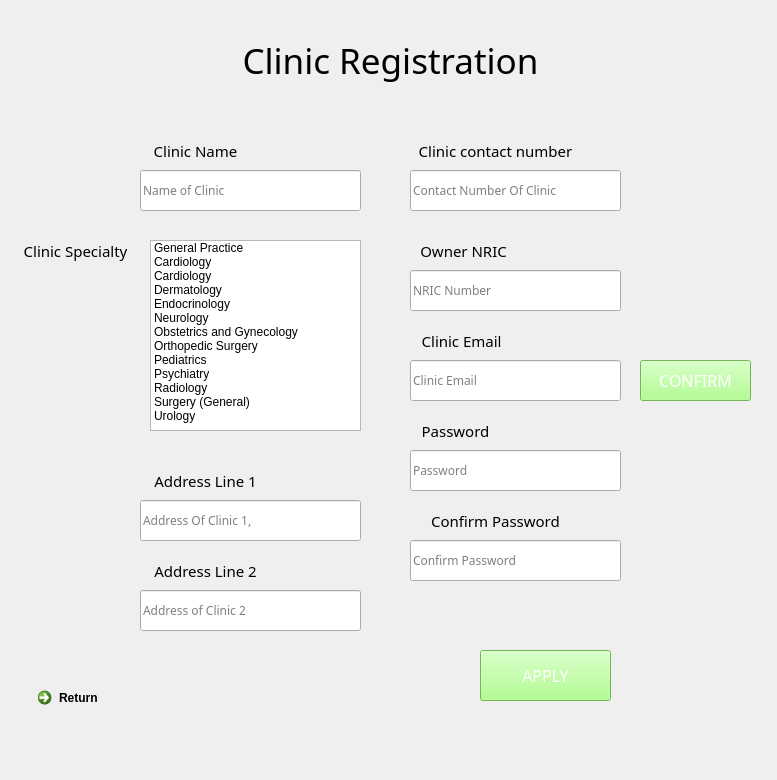
<?xml version="1.0" encoding="UTF-8"?>
<ui version="4.0">
 <class>RegisterPage</class>
 <widget class="QWidget" name="RegisterPage">
  <property name="geometry">
   <rect>
    <x>0</x>
    <y>0</y>
    <width>777</width>
    <height>780</height>
   </rect>
  </property>
  <property name="windowTitle">
   <string>Call A Doctor - Sign up page</string>
  </property>
  <widget class="QLineEdit" name="ClinicNameInput">
   <property name="geometry">
    <rect>
     <x>140</x>
     <y>170</y>
     <width>221</width>
     <height>41</height>
    </rect>
   </property>
   <property name="font">
    <font>
     <family>Bahnschrift Light</family>
    </font>
   </property>
   <property name="toolTip">
    <string>&lt;html&gt;&lt;head/&gt;&lt;body&gt;&lt;p&gt;Username&lt;/p&gt;&lt;p&gt;&lt;br/&gt;&lt;/p&gt;&lt;/body&gt;&lt;/html&gt;</string>
   </property>
   <property name="styleSheet">
    <string notr="true">Username</string>
   </property>
   <property name="text">
    <string/>
   </property>
   <property name="placeholderText">
    <string>Name of Clinic</string>
   </property>
  </widget>
  <widget class="QLabel" name="Welcome_label_2">
   <property name="enabled">
    <bool>true</bool>
   </property>
   <property name="geometry">
    <rect>
     <x>210</x>
     <y>30</y>
     <width>361</width>
     <height>61</height>
    </rect>
   </property>
   <property name="sizePolicy">
    <sizepolicy hsizetype="Preferred" vsizetype="Preferred">
     <horstretch>0</horstretch>
     <verstretch>0</verstretch>
    </sizepolicy>
   </property>
   <property name="font">
    <font>
     <family>Yu Gothic UI Semibold</family>
     <pointsize>26</pointsize>
     <weight>7</weight>
     <italic>false</italic>
     <bold>false</bold>
    </font>
   </property>
   <property name="layoutDirection">
    <enum>Qt::LeftToRight</enum>
   </property>
   <property name="autoFillBackground">
    <bool>false</bool>
   </property>
   <property name="styleSheet">
    <string notr="true">
font: 63 26pt &quot;Yu Gothic UI Semibold&quot;;</string>
   </property>
   <property name="text">
    <string>Clinic Registration</string>
   </property>
   <property name="alignment">
    <set>Qt::AlignCenter</set>
   </property>
  </widget>
  <widget class="QLabel" name="Welcome_label_3">
   <property name="enabled">
    <bool>true</bool>
   </property>
   <property name="geometry">
    <rect>
     <x>70</x>
     <y>130</y>
     <width>251</width>
     <height>41</height>
    </rect>
   </property>
   <property name="sizePolicy">
    <sizepolicy hsizetype="Preferred" vsizetype="Preferred">
     <horstretch>0</horstretch>
     <verstretch>0</verstretch>
    </sizepolicy>
   </property>
   <property name="minimumSize">
    <size>
     <width>251</width>
     <height>41</height>
    </size>
   </property>
   <property name="font">
    <font>
     <family>Yu Gothic UI Semibold</family>
     <pointsize>11</pointsize>
     <weight>7</weight>
     <italic>false</italic>
     <bold>false</bold>
    </font>
   </property>
   <property name="toolTip">
    <string>&lt;html&gt;&lt;head/&gt;&lt;body&gt;&lt;p&gt;&lt;span style=&quot; font-size:10pt; font-weight:600;&quot;&gt;First name&lt;/span&gt;&lt;/p&gt;&lt;/body&gt;&lt;/html&gt;</string>
   </property>
   <property name="layoutDirection">
    <enum>Qt::LeftToRight</enum>
   </property>
   <property name="autoFillBackground">
    <bool>false</bool>
   </property>
   <property name="styleSheet">
    <string notr="true">
font: 63 11pt &quot;Yu Gothic UI Semibold&quot;;</string>
   </property>
   <property name="text">
    <string>Clinic Name</string>
   </property>
   <property name="alignment">
    <set>Qt::AlignCenter</set>
   </property>
  </widget>
  <widget class="QLineEdit" name="Owner_NRIC">
   <property name="geometry">
    <rect>
     <x>410</x>
     <y>270</y>
     <width>211</width>
     <height>41</height>
    </rect>
   </property>
   <property name="font">
    <font>
     <family>Bahnschrift Light</family>
    </font>
   </property>
   <property name="toolTip">
    <string>&lt;html&gt;&lt;head/&gt;&lt;body&gt;&lt;p&gt;Username&lt;/p&gt;&lt;p&gt;&lt;br/&gt;&lt;/p&gt;&lt;/body&gt;&lt;/html&gt;</string>
   </property>
   <property name="styleSheet">
    <string notr="true">Username</string>
   </property>
   <property name="text">
    <string/>
   </property>
   <property name="placeholderText">
    <string>NRIC Number</string>
   </property>
  </widget>
  <widget class="QLabel" name="Welcome_label_6">
   <property name="enabled">
    <bool>true</bool>
   </property>
   <property name="geometry">
    <rect>
     <x>340</x>
     <y>230</y>
     <width>251</width>
     <height>41</height>
    </rect>
   </property>
   <property name="sizePolicy">
    <sizepolicy hsizetype="Preferred" vsizetype="Preferred">
     <horstretch>0</horstretch>
     <verstretch>0</verstretch>
    </sizepolicy>
   </property>
   <property name="minimumSize">
    <size>
     <width>251</width>
     <height>41</height>
    </size>
   </property>
   <property name="font">
    <font>
     <family>Yu Gothic UI Semibold</family>
     <pointsize>11</pointsize>
     <weight>7</weight>
     <italic>false</italic>
     <bold>false</bold>
    </font>
   </property>
   <property name="toolTip">
    <string>&lt;html&gt;&lt;head/&gt;&lt;body&gt;&lt;p&gt;&lt;span style=&quot; font-size:10pt; font-weight:600;&quot;&gt;First name&lt;/span&gt;&lt;/p&gt;&lt;/body&gt;&lt;/html&gt;</string>
   </property>
   <property name="layoutDirection">
    <enum>Qt::LeftToRight</enum>
   </property>
   <property name="autoFillBackground">
    <bool>false</bool>
   </property>
   <property name="styleSheet">
    <string notr="true">
font: 63 11pt &quot;Yu Gothic UI Semibold&quot;;</string>
   </property>
   <property name="text">
    <string>Owner NRIC </string>
   </property>
   <property name="alignment">
    <set>Qt::AlignCenter</set>
   </property>
  </widget>
  <widget class="QLineEdit" name="addressLine1Input">
   <property name="geometry">
    <rect>
     <x>140</x>
     <y>500</y>
     <width>221</width>
     <height>41</height>
    </rect>
   </property>
   <property name="font">
    <font>
     <family>Bahnschrift Light</family>
    </font>
   </property>
   <property name="toolTip">
    <string>&lt;html&gt;&lt;head/&gt;&lt;body&gt;&lt;p&gt;Username&lt;/p&gt;&lt;p&gt;&lt;br/&gt;&lt;/p&gt;&lt;/body&gt;&lt;/html&gt;</string>
   </property>
   <property name="styleSheet">
    <string notr="true">Username</string>
   </property>
   <property name="text">
    <string/>
   </property>
   <property name="placeholderText">
    <string>Address Of Clinic 1,</string>
   </property>
  </widget>
  <widget class="QLabel" name="Welcome_label_8">
   <property name="enabled">
    <bool>true</bool>
   </property>
   <property name="geometry">
    <rect>
     <x>80</x>
     <y>460</y>
     <width>251</width>
     <height>41</height>
    </rect>
   </property>
   <property name="sizePolicy">
    <sizepolicy hsizetype="Preferred" vsizetype="Preferred">
     <horstretch>0</horstretch>
     <verstretch>0</verstretch>
    </sizepolicy>
   </property>
   <property name="minimumSize">
    <size>
     <width>251</width>
     <height>41</height>
    </size>
   </property>
   <property name="font">
    <font>
     <family>Yu Gothic UI Semibold</family>
     <pointsize>11</pointsize>
     <weight>7</weight>
     <italic>false</italic>
     <bold>false</bold>
    </font>
   </property>
   <property name="toolTip">
    <string>&lt;html&gt;&lt;head/&gt;&lt;body&gt;&lt;p&gt;&lt;span style=&quot; font-size:10pt; font-weight:600;&quot;&gt;First name&lt;/span&gt;&lt;/p&gt;&lt;/body&gt;&lt;/html&gt;</string>
   </property>
   <property name="layoutDirection">
    <enum>Qt::LeftToRight</enum>
   </property>
   <property name="autoFillBackground">
    <bool>false</bool>
   </property>
   <property name="styleSheet">
    <string notr="true">
font: 63 11pt &quot;Yu Gothic UI Semibold&quot;;</string>
   </property>
   <property name="text">
    <string>Address Line 1</string>
   </property>
   <property name="alignment">
    <set>Qt::AlignCenter</set>
   </property>
  </widget>
  <widget class="QLabel" name="Welcome_label_9">
   <property name="enabled">
    <bool>true</bool>
   </property>
   <property name="geometry">
    <rect>
     <x>80</x>
     <y>550</y>
     <width>251</width>
     <height>41</height>
    </rect>
   </property>
   <property name="sizePolicy">
    <sizepolicy hsizetype="Preferred" vsizetype="Preferred">
     <horstretch>0</horstretch>
     <verstretch>0</verstretch>
    </sizepolicy>
   </property>
   <property name="minimumSize">
    <size>
     <width>251</width>
     <height>41</height>
    </size>
   </property>
   <property name="font">
    <font>
     <family>Yu Gothic UI Semibold</family>
     <pointsize>11</pointsize>
     <weight>7</weight>
     <italic>false</italic>
     <bold>false</bold>
    </font>
   </property>
   <property name="toolTip">
    <string>&lt;html&gt;&lt;head/&gt;&lt;body&gt;&lt;p&gt;&lt;span style=&quot; font-size:10pt; font-weight:600;&quot;&gt;First name&lt;/span&gt;&lt;/p&gt;&lt;/body&gt;&lt;/html&gt;</string>
   </property>
   <property name="layoutDirection">
    <enum>Qt::LeftToRight</enum>
   </property>
   <property name="autoFillBackground">
    <bool>false</bool>
   </property>
   <property name="styleSheet">
    <string notr="true">
font: 63 11pt &quot;Yu Gothic UI Semibold&quot;;</string>
   </property>
   <property name="text">
    <string>Address Line 2</string>
   </property>
   <property name="alignment">
    <set>Qt::AlignCenter</set>
   </property>
  </widget>
  <widget class="QLineEdit" name="addressLine2Input">
   <property name="geometry">
    <rect>
     <x>140</x>
     <y>590</y>
     <width>221</width>
     <height>41</height>
    </rect>
   </property>
   <property name="font">
    <font>
     <family>Bahnschrift Light</family>
    </font>
   </property>
   <property name="toolTip">
    <string>&lt;html&gt;&lt;head/&gt;&lt;body&gt;&lt;p&gt;Username&lt;/p&gt;&lt;p&gt;&lt;br/&gt;&lt;/p&gt;&lt;/body&gt;&lt;/html&gt;</string>
   </property>
   <property name="styleSheet">
    <string notr="true">Username</string>
   </property>
   <property name="text">
    <string/>
   </property>
   <property name="placeholderText">
    <string>Address of Clinic 2</string>
   </property>
  </widget>
  <widget class="QPushButton" name="SendApplication">
   <property name="geometry">
    <rect>
     <x>480</x>
     <y>650</y>
     <width>131</width>
     <height>51</height>
    </rect>
   </property>
   <property name="font">
    <font>
     <family>Bahnschrift SemiLight SemiConde</family>
     <pointsize>12</pointsize>
    </font>
   </property>
   <property name="autoFillBackground">
    <bool>false</bool>
   </property>
   <property name="styleSheet">
    <string notr="true">background-color: #9dff73;
color: #FFFFFF;
</string>
   </property>
   <property name="text">
    <string>APPLY</string>
   </property>
   <property name="autoDefault">
    <bool>false</bool>
   </property>
  </widget>
  <widget class="QCommandLinkButton" name="commandLinkButton">
   <property name="geometry">
    <rect>
     <x>30</x>
     <y>680</y>
     <width>185</width>
     <height>41</height>
    </rect>
   </property>
   <property name="text">
    <string>Return</string>
   </property>
  </widget>
  <widget class="QLabel" name="Welcome_label_4">
   <property name="enabled">
    <bool>true</bool>
   </property>
   <property name="geometry">
    <rect>
     <x>370</x>
     <y>130</y>
     <width>251</width>
     <height>41</height>
    </rect>
   </property>
   <property name="sizePolicy">
    <sizepolicy hsizetype="Preferred" vsizetype="Preferred">
     <horstretch>0</horstretch>
     <verstretch>0</verstretch>
    </sizepolicy>
   </property>
   <property name="minimumSize">
    <size>
     <width>251</width>
     <height>41</height>
    </size>
   </property>
   <property name="font">
    <font>
     <family>Yu Gothic UI Semibold</family>
     <pointsize>11</pointsize>
     <weight>7</weight>
     <italic>false</italic>
     <bold>false</bold>
    </font>
   </property>
   <property name="toolTip">
    <string>&lt;html&gt;&lt;head/&gt;&lt;body&gt;&lt;p&gt;&lt;span style=&quot; font-size:10pt; font-weight:600;&quot;&gt;First name&lt;/span&gt;&lt;/p&gt;&lt;/body&gt;&lt;/html&gt;</string>
   </property>
   <property name="layoutDirection">
    <enum>Qt::LeftToRight</enum>
   </property>
   <property name="autoFillBackground">
    <bool>false</bool>
   </property>
   <property name="styleSheet">
    <string notr="true">
font: 63 11pt &quot;Yu Gothic UI Semibold&quot;;</string>
   </property>
   <property name="text">
    <string>Clinic contact number</string>
   </property>
   <property name="alignment">
    <set>Qt::AlignCenter</set>
   </property>
  </widget>
  <widget class="QLineEdit" name="ContactNumberInput">
   <property name="geometry">
    <rect>
     <x>410</x>
     <y>170</y>
     <width>211</width>
     <height>41</height>
    </rect>
   </property>
   <property name="font">
    <font>
     <family>Bahnschrift Light</family>
    </font>
   </property>
   <property name="toolTip">
    <string>&lt;html&gt;&lt;head/&gt;&lt;body&gt;&lt;p&gt;Username&lt;/p&gt;&lt;p&gt;&lt;br/&gt;&lt;/p&gt;&lt;/body&gt;&lt;/html&gt;</string>
   </property>
   <property name="styleSheet">
    <string notr="true">Username</string>
   </property>
   <property name="text">
    <string/>
   </property>
   <property name="placeholderText">
    <string>Contact Number Of Clinic</string>
   </property>
  </widget>
  <widget class="QLabel" name="Welcome_label_5">
   <property name="enabled">
    <bool>true</bool>
   </property>
   <property name="geometry">
    <rect>
     <x>340</x>
     <y>320</y>
     <width>251</width>
     <height>41</height>
    </rect>
   </property>
   <property name="sizePolicy">
    <sizepolicy hsizetype="Preferred" vsizetype="Preferred">
     <horstretch>0</horstretch>
     <verstretch>0</verstretch>
    </sizepolicy>
   </property>
   <property name="minimumSize">
    <size>
     <width>251</width>
     <height>41</height>
    </size>
   </property>
   <property name="font">
    <font>
     <family>Yu Gothic UI Semibold</family>
     <pointsize>11</pointsize>
     <weight>7</weight>
     <italic>false</italic>
     <bold>false</bold>
    </font>
   </property>
   <property name="toolTip">
    <string>&lt;html&gt;&lt;head/&gt;&lt;body&gt;&lt;p&gt;&lt;span style=&quot; font-size:10pt; font-weight:600;&quot;&gt;First name&lt;/span&gt;&lt;/p&gt;&lt;/body&gt;&lt;/html&gt;</string>
   </property>
   <property name="layoutDirection">
    <enum>Qt::LeftToRight</enum>
   </property>
   <property name="autoFillBackground">
    <bool>false</bool>
   </property>
   <property name="styleSheet">
    <string notr="true">
font: 63 11pt &quot;Yu Gothic UI Semibold&quot;;</string>
   </property>
   <property name="text">
    <string>Clinic Email  </string>
   </property>
   <property name="alignment">
    <set>Qt::AlignCenter</set>
   </property>
  </widget>
  <widget class="QLineEdit" name="ClinicEmailInput">
   <property name="geometry">
    <rect>
     <x>410</x>
     <y>360</y>
     <width>211</width>
     <height>41</height>
    </rect>
   </property>
   <property name="font">
    <font>
     <family>Bahnschrift Light</family>
    </font>
   </property>
   <property name="toolTip">
    <string>&lt;html&gt;&lt;head/&gt;&lt;body&gt;&lt;p&gt;Username&lt;/p&gt;&lt;p&gt;&lt;br/&gt;&lt;/p&gt;&lt;/body&gt;&lt;/html&gt;</string>
   </property>
   <property name="styleSheet">
    <string notr="true">Username</string>
   </property>
   <property name="text">
    <string/>
   </property>
   <property name="placeholderText">
    <string>Clinic Email</string>
   </property>
  </widget>
  <widget class="QLineEdit" name="PasswordInput">
   <property name="geometry">
    <rect>
     <x>410</x>
     <y>450</y>
     <width>211</width>
     <height>41</height>
    </rect>
   </property>
   <property name="font">
    <font>
     <family>Bahnschrift Light</family>
    </font>
   </property>
   <property name="toolTip">
    <string>&lt;html&gt;&lt;head/&gt;&lt;body&gt;&lt;p&gt;Username&lt;/p&gt;&lt;p&gt;&lt;br/&gt;&lt;/p&gt;&lt;/body&gt;&lt;/html&gt;</string>
   </property>
   <property name="styleSheet">
    <string notr="true">Username</string>
   </property>
   <property name="text">
    <string/>
   </property>
   <property name="placeholderText">
    <string>Password</string>
   </property>
  </widget>
  <widget class="QLabel" name="Welcome_label_10">
   <property name="enabled">
    <bool>true</bool>
   </property>
   <property name="geometry">
    <rect>
     <x>330</x>
     <y>410</y>
     <width>251</width>
     <height>41</height>
    </rect>
   </property>
   <property name="sizePolicy">
    <sizepolicy hsizetype="Preferred" vsizetype="Preferred">
     <horstretch>0</horstretch>
     <verstretch>0</verstretch>
    </sizepolicy>
   </property>
   <property name="minimumSize">
    <size>
     <width>251</width>
     <height>41</height>
    </size>
   </property>
   <property name="font">
    <font>
     <family>Yu Gothic UI Semibold</family>
     <pointsize>11</pointsize>
     <weight>7</weight>
     <italic>false</italic>
     <bold>false</bold>
    </font>
   </property>
   <property name="toolTip">
    <string>&lt;html&gt;&lt;head/&gt;&lt;body&gt;&lt;p&gt;&lt;span style=&quot; font-size:10pt; font-weight:600;&quot;&gt;First name&lt;/span&gt;&lt;/p&gt;&lt;/body&gt;&lt;/html&gt;</string>
   </property>
   <property name="layoutDirection">
    <enum>Qt::LeftToRight</enum>
   </property>
   <property name="autoFillBackground">
    <bool>false</bool>
   </property>
   <property name="styleSheet">
    <string notr="true">
font: 63 11pt &quot;Yu Gothic UI Semibold&quot;;</string>
   </property>
   <property name="text">
    <string>Password</string>
   </property>
   <property name="alignment">
    <set>Qt::AlignCenter</set>
   </property>
  </widget>
  <widget class="QLineEdit" name="PasswordInput2">
   <property name="geometry">
    <rect>
     <x>410</x>
     <y>540</y>
     <width>211</width>
     <height>41</height>
    </rect>
   </property>
   <property name="font">
    <font>
     <family>Bahnschrift Light</family>
    </font>
   </property>
   <property name="toolTip">
    <string>&lt;html&gt;&lt;head/&gt;&lt;body&gt;&lt;p&gt;Username&lt;/p&gt;&lt;p&gt;&lt;br/&gt;&lt;/p&gt;&lt;/body&gt;&lt;/html&gt;</string>
   </property>
   <property name="styleSheet">
    <string notr="true">Username</string>
   </property>
   <property name="text">
    <string/>
   </property>
   <property name="placeholderText">
    <string>Confirm Password</string>
   </property>
  </widget>
  <widget class="QLabel" name="Welcome_label_16">
   <property name="enabled">
    <bool>true</bool>
   </property>
   <property name="geometry">
    <rect>
     <x>370</x>
     <y>500</y>
     <width>251</width>
     <height>41</height>
    </rect>
   </property>
   <property name="sizePolicy">
    <sizepolicy hsizetype="Preferred" vsizetype="Preferred">
     <horstretch>0</horstretch>
     <verstretch>0</verstretch>
    </sizepolicy>
   </property>
   <property name="minimumSize">
    <size>
     <width>251</width>
     <height>41</height>
    </size>
   </property>
   <property name="font">
    <font>
     <family>Yu Gothic UI Semibold</family>
     <pointsize>11</pointsize>
     <weight>7</weight>
     <italic>false</italic>
     <bold>false</bold>
    </font>
   </property>
   <property name="toolTip">
    <string>&lt;html&gt;&lt;head/&gt;&lt;body&gt;&lt;p&gt;&lt;span style=&quot; font-size:10pt; font-weight:600;&quot;&gt;First name&lt;/span&gt;&lt;/p&gt;&lt;/body&gt;&lt;/html&gt;</string>
   </property>
   <property name="layoutDirection">
    <enum>Qt::LeftToRight</enum>
   </property>
   <property name="autoFillBackground">
    <bool>false</bool>
   </property>
   <property name="styleSheet">
    <string notr="true">
font: 63 11pt &quot;Yu Gothic UI Semibold&quot;;</string>
   </property>
   <property name="text">
    <string>Confirm Password</string>
   </property>
   <property name="alignment">
    <set>Qt::AlignCenter</set>
   </property>
  </widget>
  <widget class="QPushButton" name="VerifyEmail">
   <property name="geometry">
    <rect>
     <x>640</x>
     <y>360</y>
     <width>111</width>
     <height>41</height>
    </rect>
   </property>
   <property name="font">
    <font>
     <family>Bahnschrift SemiLight SemiConde</family>
     <pointsize>12</pointsize>
    </font>
   </property>
   <property name="autoFillBackground">
    <bool>false</bool>
   </property>
   <property name="styleSheet">
    <string notr="true">background-color: #9dff73;
color: #FFFFFF;
</string>
   </property>
   <property name="text">
    <string>CONFIRM</string>
   </property>
   <property name="autoDefault">
    <bool>false</bool>
   </property>
  </widget>
  <widget class="QListWidget" name="SpecialtyList">
   <property name="geometry">
    <rect>
     <x>150</x>
     <y>240</y>
     <width>211</width>
     <height>191</height>
    </rect>
   </property>
   <property name="selectionMode">
    <enum>QAbstractItemView::MultiSelection</enum>
   </property>
   <item>
    <property name="text">
     <string>General Practice</string>
    </property>
   </item>
   <item>
    <property name="text">
     <string>Cardiology</string>
    </property>
   </item>
   <item>
    <property name="text">
     <string>Cardiology</string>
    </property>
   </item>
   <item>
    <property name="text">
     <string>Dermatology</string>
    </property>
   </item>
   <item>
    <property name="text">
     <string>Endocrinology</string>
    </property>
   </item>
   <item>
    <property name="text">
     <string>Neurology</string>
    </property>
   </item>
   <item>
    <property name="text">
     <string>Obstetrics and Gynecology</string>
    </property>
   </item>
   <item>
    <property name="text">
     <string>Orthopedic Surgery</string>
    </property>
   </item>
   <item>
    <property name="text">
     <string>Pediatrics</string>
    </property>
   </item>
   <item>
    <property name="text">
     <string>Psychiatry</string>
    </property>
   </item>
   <item>
    <property name="text">
     <string>Radiology</string>
    </property>
   </item>
   <item>
    <property name="text">
     <string>Surgery (General)</string>
    </property>
   </item>
   <item>
    <property name="text">
     <string>Urology</string>
    </property>
   </item>
  </widget>
  <widget class="QLabel" name="Welcome_label_7">
   <property name="enabled">
    <bool>true</bool>
   </property>
   <property name="geometry">
    <rect>
     <x>-50</x>
     <y>230</y>
     <width>251</width>
     <height>41</height>
    </rect>
   </property>
   <property name="sizePolicy">
    <sizepolicy hsizetype="Preferred" vsizetype="Preferred">
     <horstretch>0</horstretch>
     <verstretch>0</verstretch>
    </sizepolicy>
   </property>
   <property name="minimumSize">
    <size>
     <width>251</width>
     <height>41</height>
    </size>
   </property>
   <property name="font">
    <font>
     <family>Yu Gothic UI Semibold</family>
     <pointsize>11</pointsize>
     <weight>7</weight>
     <italic>false</italic>
     <bold>false</bold>
    </font>
   </property>
   <property name="toolTip">
    <string>&lt;html&gt;&lt;head/&gt;&lt;body&gt;&lt;p&gt;&lt;span style=&quot; font-size:10pt; font-weight:600;&quot;&gt;First name&lt;/span&gt;&lt;/p&gt;&lt;/body&gt;&lt;/html&gt;</string>
   </property>
   <property name="layoutDirection">
    <enum>Qt::LeftToRight</enum>
   </property>
   <property name="autoFillBackground">
    <bool>false</bool>
   </property>
   <property name="styleSheet">
    <string notr="true">
font: 63 11pt &quot;Yu Gothic UI Semibold&quot;;</string>
   </property>
   <property name="text">
    <string>Clinic Specialty</string>
   </property>
   <property name="alignment">
    <set>Qt::AlignCenter</set>
   </property>
  </widget>
 </widget>
 <resources/>
 <connections/>
</ui>
